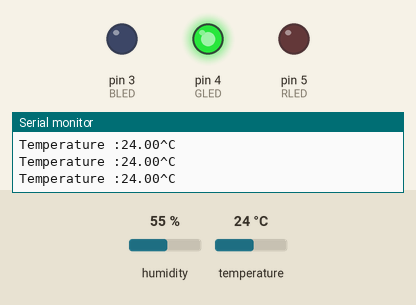
Simulated run of this sketch. Board: Arduino Uno, built with avr-gcc and run on an emulated ATmega328P. On the bench: output pins drawn as LEDs (lit = HIGH), the last lines printed to the serial monitor. Inputs (shaded band) come from the test bench; at power-on: temperature 24 °C, humidity 55 %.

Above: at 8.3 s.
8.4 s: temperature set to 21 °C
16.2 s: temperature set to 18 °C
At 23.6 s:
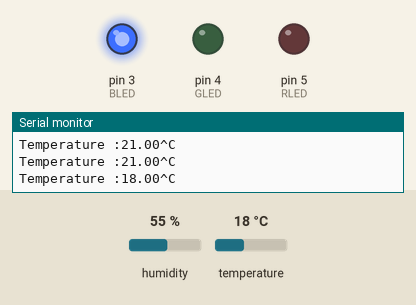
24.0 s: temperature set to 28 °C
At 30.5 s:
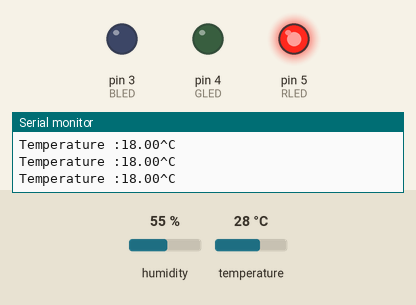
31.5 s: temperature set to 26 °C
39.0 s: temperature set to 23 °C
At 45.5 s:
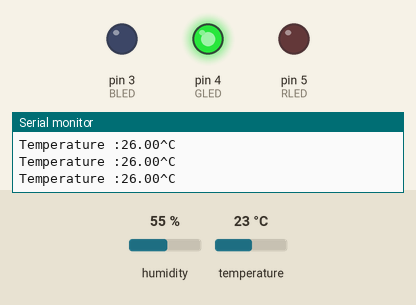
46.5 s: temperature set to 12 °C
At 53.6 s:
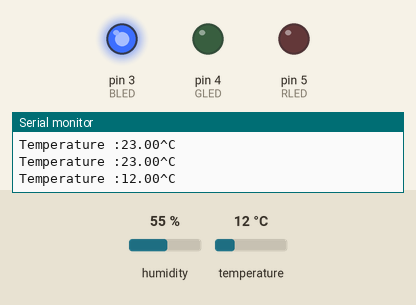
Timing chart, 0 to 55.0 s (numbered marks = the images above; inputs shaded):
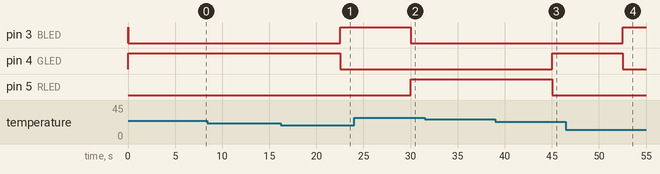

Measured:
- the behaviour switches between 20 and 19 °C on temperature (found by bisection; images 0 and 1)
- the behaviour switches between 25 and 24 °C on temperature (found by bisection; images 2 and 3)
- after the input at 16.2 s, pin 3 (BLED): LOW → HIGH after 6.3 s; pin 4 (GLED): HIGH → LOW after 6.3 s
- after the input at 24.0 s, pin 3 (BLED): HIGH → LOW after 6.0 s; pin 5 (RLED): LOW → HIGH after 6.0 s
- after the input at 39.0 s, pin 4 (GLED): LOW → HIGH after 6.0 s; pin 5 (RLED): HIGH → LOW after 6.0 s
- after the input at 46.5 s, pin 3 (BLED): LOW → HIGH after 6.0 s; pin 4 (GLED): HIGH → LOW after 6.0 s

The sketch:

temperatureRealTimeController.ino
```cpp
#include <Arduino_FreeRTOS.h>
#include <Wire.h>
#include "DHT.h"

#define DHTTYPE DHT11
#define DHTPin 2

#define I2C_SLAVE_ADDRESS 0x30

DHT dht(DHTPin, DHTTYPE);
int tmax = 25;
int tmin = 19;
float t;
float tm;
float temp;
float hum;
int ti;

int BLED = 3;
int GLED = 4;
int RLED = 5;

void setup()
{
  dht.begin();
  Serial.begin(9600);
  pinMode(BLED, OUTPUT);
  pinMode(GLED, OUTPUT);
  pinMode(RLED, OUTPUT);
  Wire.begin(I2C_SLAVE_ADDRESS);
  Wire.onRequest(communiDataTask);

  xTaskCreate(collectDataTask, "Temperature", 400, NULL, 1, NULL);
  xTaskCreate(computeDataTak, "ComputeData", 128, NULL, 1, NULL);
  xTaskCreate(notifyDataTask, "Notify", 128, NULL, 1, NULL);

  vTaskStartScheduler();
}

void collectDataTask(void *pvParameters)
{
  (void)pvParameters;
  TickType_t xLastWakeTime;
  const TickType_t xFrequency = 500;
  xLastWakeTime = xTaskGetTickCount();
  for (;;)
  {
    temp = dht.readTemperature();
    hum = dht.readHumidity();
    if (isnan(temp) || isnan(hum) )
    {
      Serial.println("Failed to read from DHT sensor!");
    }
    vTaskDelayUntil(&xLastWakeTime, xFrequency);
  }
}

void computeDataTak(void *pvParameters)
{
  while (1)
  {
    t = temp;
    Serial.print("Temperature :");
    Serial.print(t);
    Serial.println("^C");
    vTaskDelay(1000 / portTICK_PERIOD_MS);
  }
}

void notifyDataTask(void *pvParameters)
{
  while (1)
  {
    tm = temp;

    if (tm <= tmin)
    {
      digitalWrite(BLED, HIGH);
      digitalWrite(GLED, LOW);
      digitalWrite(RLED, LOW);
      vTaskDelay(1);
    }

    else if (tm > tmin && tm < tmax)
    {
      digitalWrite(BLED, LOW);
      digitalWrite(GLED, HIGH);
      digitalWrite(RLED, LOW);
      vTaskDelay(1);
    }

    else
    {
      digitalWrite(BLED, LOW);
      digitalWrite(GLED, LOW);
      digitalWrite(RLED, HIGH);
      vTaskDelay(1);
    }
  }
}

void communiDataTask()
{
  char DHT_values[14];
  String distanceStr = String(temp, 2);
  String speedStr = String(hum, 2);
  snprintf(DHT_values, 14, "%s;%s;", distanceStr.c_str(), speedStr.c_str());
  Wire.write(DHT_values);
}

void loop() {}
```
